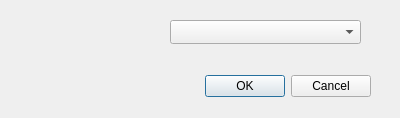
<?xml version="1.0" encoding="UTF-8"?>
<ui version="4.0">
 <class>LanguageDialog</class>
 <widget class="QDialog" name="LanguageDialog">
  <property name="geometry">
   <rect>
    <x>0</x>
    <y>0</y>
    <width>400</width>
    <height>118</height>
   </rect>
  </property>
  <property name="windowTitle">
   <string>Dialog</string>
  </property>
  <widget class="QDialogButtonBox" name="buttonBox">
   <property name="geometry">
    <rect>
     <x>30</x>
     <y>70</y>
     <width>341</width>
     <height>32</height>
    </rect>
   </property>
   <property name="orientation">
    <enum>Qt::Horizontal</enum>
   </property>
   <property name="standardButtons">
    <set>QDialogButtonBox::Cancel|QDialogButtonBox::Ok</set>
   </property>
  </widget>
  <widget class="QComboBox" name="comboBox">
   <property name="geometry">
    <rect>
     <x>170</x>
     <y>20</y>
     <width>191</width>
     <height>24</height>
    </rect>
   </property>
  </widget>
 </widget>
 <resources/>
 <connections>
  <connection>
   <sender>buttonBox</sender>
   <signal>accepted()</signal>
   <receiver>LanguageDialog</receiver>
   <slot>accept()</slot>
   <hints>
    <hint type="sourcelabel">
     <x>248</x>
     <y>254</y>
    </hint>
    <hint type="destinationlabel">
     <x>157</x>
     <y>274</y>
    </hint>
   </hints>
  </connection>
  <connection>
   <sender>buttonBox</sender>
   <signal>rejected()</signal>
   <receiver>LanguageDialog</receiver>
   <slot>reject()</slot>
   <hints>
    <hint type="sourcelabel">
     <x>316</x>
     <y>260</y>
    </hint>
    <hint type="destinationlabel">
     <x>286</x>
     <y>274</y>
    </hint>
   </hints>
  </connection>
 </connections>
</ui>
